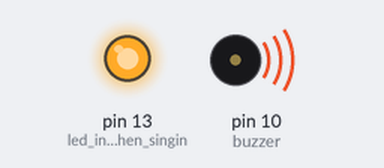
Recording of a sketch running on a simulated Arduino Uno, built with avr-gcc and run on an emulated ATmega328P. Shown: output pins drawn as LEDs (lit = HIGH), buzzer (waves = sounding).

Above: at 8.4 s.
At 27.6 s:
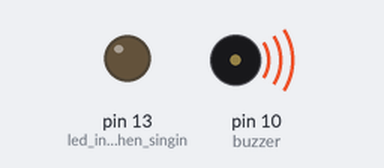
At 47.0 s:
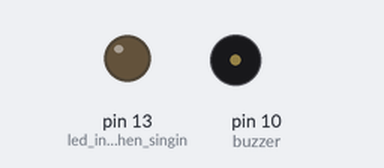
Timing chart, 0 to 54.8 s (numbered marks = the images above):
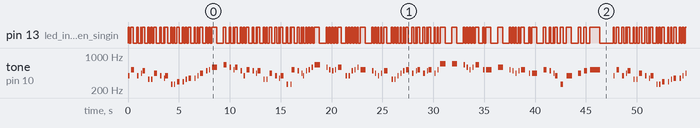

The sketch:

SuperMario.ino
```cpp
/*
  Arduino Mario Bros Tunes
  With Piezo Buzzer and PWM

  Connect the positive side of the Buzzer to pin 3,
  then the negative side to a 1k ohm resistor. Connect
  the other side of the 1 k ohm resistor to
  ground(GND) pin on the Arduino.

  by: Dipto Pratyaksa
  last updated: 31/3/13
*/

/*************************************************
 * Public Constants
 *************************************************/

#define NOTE_B0  31
#define NOTE_C1  33
#define NOTE_CS1 35
#define NOTE_D1  37
#define NOTE_DS1 39
#define NOTE_E1  41
#define NOTE_F1  44
#define NOTE_FS1 46
#define NOTE_G1  49
#define NOTE_GS1 52
#define NOTE_A1  55
#define NOTE_AS1 58
#define NOTE_B1  62
#define NOTE_C2  65
#define NOTE_CS2 69
#define NOTE_D2  73
#define NOTE_DS2 78
#define NOTE_E2  82
#define NOTE_F2  87
#define NOTE_FS2 93
#define NOTE_G2  98
#define NOTE_GS2 104
#define NOTE_A2  110
#define NOTE_AS2 117
#define NOTE_B2  123
#define NOTE_C3  131
#define NOTE_CS3 139
#define NOTE_D3  147
#define NOTE_DS3 156
#define NOTE_E3  165
#define NOTE_F3  175
#define NOTE_FS3 185
#define NOTE_G3  196
#define NOTE_GS3 208
#define NOTE_A3  220
#define NOTE_AS3 233
#define NOTE_B3  247
#define NOTE_C4  262
#define NOTE_CS4 277
#define NOTE_D4  294
#define NOTE_DS4 311
#define NOTE_E4  330
#define NOTE_F4  349
#define NOTE_FS4 370
#define NOTE_G4  392
#define NOTE_GS4 415
#define NOTE_A4  440
#define NOTE_AS4 466
#define NOTE_B4  494
#define NOTE_C5  523
#define NOTE_CS5 554
#define NOTE_D5  587
#define NOTE_DS5 622
#define NOTE_E5  659
#define NOTE_F5  698
#define NOTE_FS5 740
#define NOTE_G5  784
#define NOTE_GS5 831
#define NOTE_A5  880
#define NOTE_AS5 932
#define NOTE_B5  988
#define NOTE_C6  1047
#define NOTE_CS6 1109
#define NOTE_D6  1175
#define NOTE_DS6 1245
#define NOTE_E6  1319
#define NOTE_F6  1397
#define NOTE_FS6 1480
#define NOTE_G6  1568
#define NOTE_GS6 1661
#define NOTE_A6  1760
#define NOTE_AS6 1865
#define NOTE_B6  1976
#define NOTE_C7  2093
#define NOTE_CS7 2217
#define NOTE_D7  2349
#define NOTE_DS7 2489
#define NOTE_E7  2637
#define NOTE_F7  2794
#define NOTE_FS7 2960
#define NOTE_G7  3136
#define NOTE_GS7 3322
#define NOTE_A7  3520
#define NOTE_AS7 3729
#define NOTE_B7  3951
#define NOTE_C8  4186
#define NOTE_CS8 4435
#define NOTE_D8  4699
#define NOTE_DS8 4978
#define N_B0  31
#define N_C1  33
#define N_CS1 35
#define N_D1  37
#define N_DS1 39
#define N_E1  41
#define N_F1  44
#define N_FS1 46
#define N_G1  49
#define N_GS1 52
#define N_A1  55
#define N_AS1 58
#define N_B1  62
#define N_C2  65
#define N_CS2 69
#define N_D2  73
#define N_DS2 78
#define N_E2  82
#define N_F2  87
#define N_FS2 93
#define N_G2  98
#define N_GS2 104
#define N_A2  110
#define N_AS2 117
#define N_B2  123
#define N_C3  131
#define N_CS3 139
#define N_D3  147
#define N_DS3 156
#define N_E3  165
#define N_F3  175
#define N_FS3 185
#define N_G3  196
#define N_GS3 208
#define N_A3  220
#define N_AS3 233
#define N_B3  247
#define N_C4  262
#define N_CS4 277
#define N_D4  294
#define N_DS4 311
#define N_E4  330
#define N_F4  349
#define N_FS4 370
#define N_G4  392
#define N_GS4 415
#define N_A4  440
#define N_AS4 466
#define N_B4  494
#define N_C5  523
#define N_CS5 554
#define N_D5  587
#define N_DS5 622
#define N_E5  659
#define N_F5  698
#define N_FS5 740
#define N_G5  784
#define N_GS5 831
#define N_A5  880
#define N_AS5 932
#define N_B5  988
#define N_C6  1047
#define N_CS6 1109
#define N_D6  1175
#define N_DS6 1245
#define N_E6  1319
#define N_F6  1397
#define N_FS6 1480
#define N_G6  1568
#define N_GS6 1661
#define N_A6  1760
#define N_AS6 1865
#define N_B6  1976
#define N_C7  2093
#define N_CS7 2217
#define N_D7  2349
#define N_DS7 2489
#define N_E7  2637
#define N_F7  2794
#define N_FS7 2960
#define N_G7  3136
#define N_GS7 3322
#define N_A7  3520
#define N_AS7 3729
#define N_B7  3951
#define N_C8  4186
#define N_CS8 4435
#define N_D8  4699
#define N_DS8 4978

#define melodyPin 10
//Mario main theme melody
int melody[] = {
  NOTE_G4, NOTE_C5, NOTE_G4, NOTE_A4, NOTE_B4, NOTE_E4, NOTE_E4,
  NOTE_A4, NOTE_G4, NOTE_F4, NOTE_G4, NOTE_C4, NOTE_C4,
  NOTE_D4, NOTE_D4, NOTE_E4, NOTE_F4, NOTE_F4, NOTE_G4, NOTE_A4, NOTE_B4, NOTE_C5, NOTE_D5,
  NOTE_E5, NOTE_D5, NOTE_C5, NOTE_D5, NOTE_B4, NOTE_G4,
  NOTE_C5, NOTE_B4, NOTE_A4, NOTE_B4, NOTE_E4, NOTE_E4,
  NOTE_A4, NOTE_G4, NOTE_F4, NOTE_G4, NOTE_C4, NOTE_C4,
  NOTE_C5, NOTE_B4, NOTE_A4, NOTE_G4, NOTE_B4, NOTE_C5, NOTE_D5,
  NOTE_E5, NOTE_D5, NOTE_C5, NOTE_B4, NOTE_C5, NOTE_D5, NOTE_G4, NOTE_G4, NOTE_B4, NOTE_C5, NOTE_D5,
  NOTE_C5, NOTE_B4, NOTE_A4, NOTE_G4, NOTE_A4, NOTE_B4, NOTE_E4, NOTE_E4, NOTE_G4, NOTE_A4, NOTE_B4,
  NOTE_C5, NOTE_A4, NOTE_B4, NOTE_C5, NOTE_A4, NOTE_B4, NOTE_C5, NOTE_A4, NOTE_C5, NOTE_F5,
  NOTE_F5, NOTE_E5, NOTE_D5, NOTE_C5, NOTE_D5, NOTE_E5, NOTE_C5, NOTE_C5,
  NOTE_D5, NOTE_C5, NOTE_B4, NOTE_A4, NOTE_B4, NOTE_C5, NOTE_A4, NOTE_A4,
  NOTE_C5, NOTE_B4, NOTE_A4, NOTE_G4, NOTE_C4, NOTE_G4, NOTE_A4, NOTE_B4, NOTE_C5
};

int tempo[] = {
  8, 4, 6, 16, 4, 8, 8,
  4, 6, 16, 4, 8, 8,
  4, 8, 8, 4, 8, 8, 4, 8, 8, 2,
  4, 6, 16, 4, 8, 8,
  4, 6, 16, 4, 8, 8,
  4, 6, 16, 4, 6, 16,
  4, 6, 16, 8, 8, 8, 8,
  2, 8, 8, 8, 8, 3, 8, 8, 8, 8, 8,
  2, 8, 8, 8, 8, 3, 8, 8, 8, 8, 8,
  4, 6, 16, 4, 6, 16, 4, 8, 8, 2,
  2, 8, 8, 8, 8, 3, 8, 2,
  2, 8, 8, 8, 8, 3, 8, 2,
  4, 6, 16, 4, 4, 2, 4, 4, 1
};
//Underworld melody
int underworld_melody[] = {
  NOTE_C4, NOTE_C5, NOTE_A3, NOTE_A4,
  NOTE_AS3, NOTE_AS4, 0,
  0,
  NOTE_C4, NOTE_C5, NOTE_A3, NOTE_A4,
  NOTE_AS3, NOTE_AS4, 0,
  0,
  NOTE_F3, NOTE_F4, NOTE_D3, NOTE_D4,
  NOTE_DS3, NOTE_DS4, 0,
  0,
  NOTE_F3, NOTE_F4, NOTE_D3, NOTE_D4,
  NOTE_DS3, NOTE_DS4, 0,
  0, NOTE_DS4, NOTE_CS4, NOTE_D4,
  NOTE_CS4, NOTE_DS4,
  NOTE_DS4, NOTE_GS3,
  NOTE_G3, NOTE_CS4,
  NOTE_C4, NOTE_FS4, NOTE_F4, NOTE_E3, NOTE_AS4, NOTE_A4,
  NOTE_GS4, NOTE_DS4, NOTE_B3,
  NOTE_AS3, NOTE_A3, NOTE_GS3,
  0, 0, 0
};
//Underwolrd tempo
int underworld_tempo[] = {
  12, 12, 12, 12,
  12, 12, 6,
  3,
  12, 12, 12, 12,
  12, 12, 6,
  3,
  12, 12, 12, 12,
  12, 12, 6,
  3,
  12, 12, 12, 12,
  12, 12, 6,
  6, 18, 18, 18,
  6, 6,
  6, 6,
  6, 6,
  18, 18, 18, 18, 18, 18,
  10, 10, 10,
  10, 10, 10,
  3, 3, 3
};

int vuvu_notes[] = {N_C2, N_D3, N_E4};
int vuvu_tempo[] = {4, 4, 4, 4, 4, 4, 4, 4, 4, 4, 4, 4, 4, 4, 4, 4, 4, 4, 4, 4, 4, 4};


void setup(void)
{
  pinMode(10, OUTPUT);//buzzer
  pinMode(13, OUTPUT);//led indicator when singing a note

}
void loop()
{
  //sing the tunes
  //sing(3);
  sing(1);
  //sing(1);
 //sing(2);
}
int song = 0;

void sing(int s) {
  // iterate over the notes of the melody:
  song = s;
  if (song == 2) {
    Serial.println(" 'Underworld Theme'");
    int size = sizeof(underworld_melody) / sizeof(int);
    for (int thisNote = 0; thisNote < size; thisNote++) {

      // to calculate the note duration, take one second
      // divided by the note type.
      //e.g. quarter note = 1000 / 4, eighth note = 1000/8, etc.
      int noteDuration = 1000 / underworld_tempo[thisNote];

      buzz(melodyPin, underworld_melody[thisNote], noteDuration);

      // to distinguish the notes, set a minimum time between them.
      // the note's duration + 30% seems to work well:
      int pauseBetweenNotes = noteDuration * 1.30;
      delay(pauseBetweenNotes);

      // stop the tone playing:
      buzz(melodyPin, 0, noteDuration);

    }

  } else if(song == 1) {

    Serial.println(" 'Mario Theme'");
    int size = sizeof(melody) / sizeof(int);
    for (int thisNote = 0; thisNote < size; thisNote++) {

      // to calculate the note duration, take one second
      // divided by the note type.
      //e.g. quarter note = 1000 / 4, eighth note = 1000/8, etc.
      int noteDuration = 1000 / tempo[thisNote];

      buzz(melodyPin, melody[thisNote], noteDuration);

      // to distinguish the notes, set a minimum time between them.
      // the note's duration + 30% seems to work well:
      int pauseBetweenNotes = noteDuration * 1.30;
      delay(pauseBetweenNotes);

      // stop the tone playing:
      buzz(melodyPin, 0, noteDuration);

    }
  } else {
    Serial.println(" 'Vivi's Super Cool Music Track'");
    int size = sizeof(vuvu_notes) / sizeof(int);
    for (int thisNote = 0; thisNote < size; thisNote++) {

      // to calculate the note duration, take one second
      // divided by the note type.
      //e.g. quarter note = 1000 / 4, eighth note = 1000/8, etc.
      int noteDuration = 1000 / vuvu_tempo[thisNote];

      buzz(melodyPin, vuvu_notes[thisNote], noteDuration);

      // to distinguish the notes, set a minimum time between them.
      // the note's duration + 30% seems to work well:
      int pauseBetweenNotes = noteDuration * 1.30;
      delay(pauseBetweenNotes);

      // stop the tone playing:
      buzz(melodyPin, 0, noteDuration);
  }
}
}

void buzz(int targetPin, long frequency, long length) {
  digitalWrite(13, HIGH);
  long delayValue = 1000000 / frequency / 2; // calculate the delay value between transitions
  //// 1 second's worth of microseconds, divided by the frequency, then split in half since
  //// there are two phases to each cycle
  long numCycles = frequency * length / 1000; // calculate the number of cycles for proper timing
  //// multiply frequency, which is really cycles per second, by the number of seconds to
  //// get the total number of cycles to produce
  for (long i = 0; i < numCycles; i++) { // for the calculated length of time...
    digitalWrite(targetPin, HIGH); // write the buzzer pin high to push out the diaphram
    delayMicroseconds(delayValue); // wait for the calculated delay value
    digitalWrite(targetPin, LOW); // write the buzzer pin low to pull back the diaphram
    delayMicroseconds(delayValue); // wait again or the calculated delay value
  }
  digitalWrite(13, LOW);

}
```

Measured:
- by itself, pin 13 (led_indicator_when_singin): moves between LOW and HIGH, repeating every 47.7 s
- by itself, tone on pin 10 (buzzer): plays 391 Hz for 0.12 s, 521 Hz for 0.28 s, 391 Hz for 0.16 s, 438 Hz for 0.08 s, 492 Hz for 0.28 s, 329 Hz for 0.12 s … (296 notes in this stretch)
